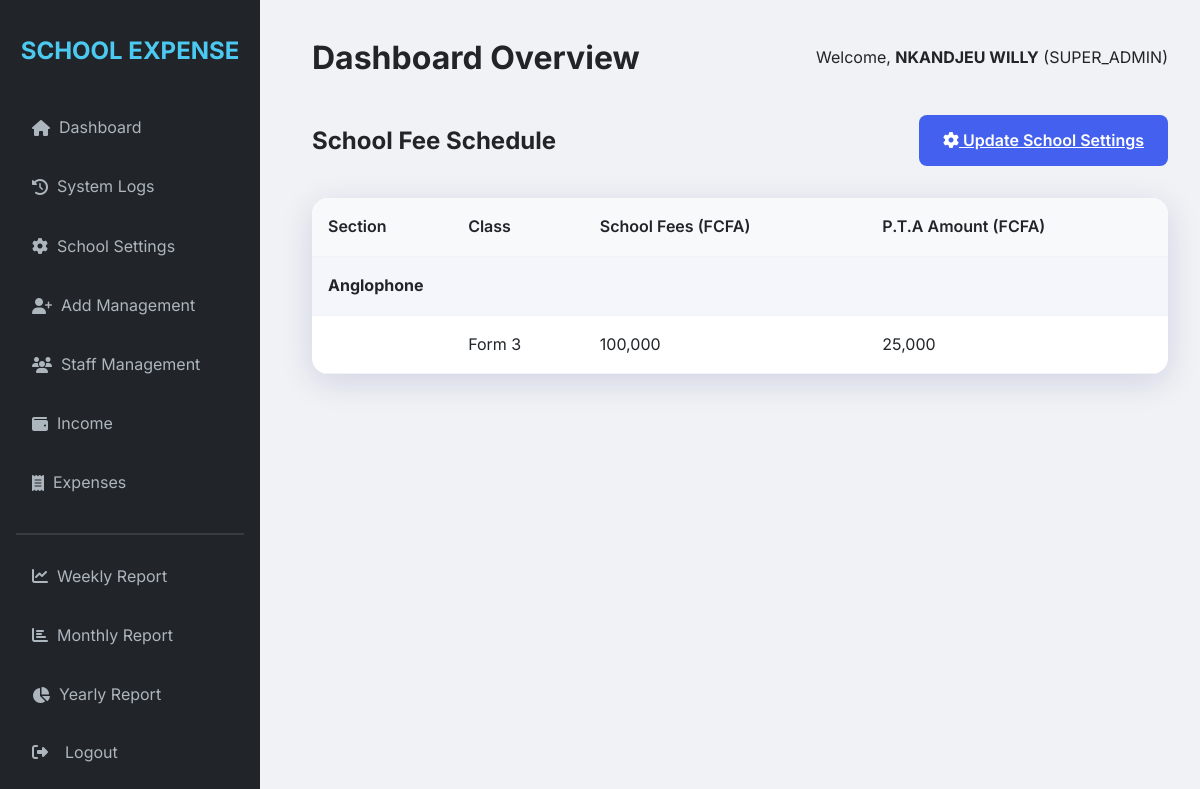
Screenshot of /school/fees (signed in) with the database file from the repository.
### models.py (models this page shows, shortened)
class User(UserMixin, db.Model):
    id = db.Column(db.Integer, primary_key=True)
    username = db.Column(db.String(64), unique=True, nullable=False)
    email = db.Column(db.String(120), unique=True, nullable=False)
    password_hash = db.Column(db.String(512), nullable=False)  # Increased to 512 for scrypt hash
    role = db.Column(db.String(20), nullable=False)  # SUPER_ADMIN, PRINCIPAL, BURSER, ACCOUNTANT, SECRETARY

class SchoolSetting(db.Model):
    id = db.Column(db.Integer, primary_key=True)
    key = db.Column(db.String(100), unique=True, nullable=False)
    value = db.Column(db.Text, nullable=False)

### routes.py (the view)
    @app.route('/school/fees')
    @login_required
    def school_fees():
        if current_user.role != 'SUPER_ADMIN':
            flash('Access Denied', 'danger')
            return redirect(url_for('dashboard'))
        school_fee_amount = float(get_school_setting('fee_amount', '0') or 0)
        school_pta_amount = float(get_school_setting('pta_amount', '0') or 0)
        school_sections = get_school_setting('sections', '')
        school_classes = get_school_setting('classes', '')
        school_section_classes = get_school_setting('section_classes', '')
        school_fee_groups = group_fee_rows_by_section(school_section_classes, school_sections, school_classes, school_fee_amount, school_pta_amount)
        return render_template('school_fees.html', school_fee_groups=school_fee_groups)

### app.py (called while the page is built)
def create_app():
    app = Flask(__name__)
    app.config.from_object(Config)
    app.secret_key = app.config.get('SECRET_KEY')
    if app.config.get('ENV') == 'production' and app.secret_key in (None, '', 'change_this_dev_secret'):
        raise RuntimeError('SECRET_KEY must be set in environment for production deployment')
    CSRFProtect(app)
    db.init_app(app)
    login_manager = LoginManager()
    login_manager.login_view = 'login'
    login_manager.init_app(app)
    @login_manager.user_loader
    def load_user(user_id):
        return User.query.get(int(user_id))
    with app.app_context():
        db.create_all()
        fix_username_column(app)
        ensure_schema_columns(app)
        ensure_default_staff(app)
        ensure_default_school_settings(app)
        ensure_admin_user(app)
    register_routes(app)
    return app

### routes.py (called while the page is built)
def get_school_setting(key, default=None):
    setting = SchoolSetting.query.filter_by(key=key).first()
    return setting.value if setting else default

### templates/school_fees.html
{% extends "base.html" %}
{% block content %}
<div style="display: flex; justify-content: space-between; align-items: center; margin-bottom: 2rem;">
    <h2>School Fee Schedule</h2>
    <a href="{{ url_for('school_settings') }}" class="btn btn-primary"><i class="fas fa-cog"></i> Update School Settings</a>
</div>
<div class="table-container">
    <table>
        <thead>
            <tr>
                <th>Section</th>
                <th>Class</th>
                <th>School Fees (FCFA)</th>
                <th>P.T.A Amount (FCFA)</th>
            </tr>
        </thead>
        <tbody>
            {% if school_fee_groups %}
                {% for group in school_fee_groups %}
                <tr style="background: #f4f6fb; font-weight: 700;">
                    <td colspan="4">{{ group.section or 'General' }}</td>
                </tr>
                {% if group.rows %}
                    {% for row in group.rows %}
                    <tr>
                        <td></td>
                        <td>{{ row.class or '-' }}</td>
                        <td>{{ '{:,.0f}'.format(row.fees) }}</td>
                        <td>{{ '{:,.0f}'.format(row.pta) }}</td>
                    </tr>
                    {% endfor %}
                {% else %}
                    <tr>
                        <td colspan="4" style="padding-left: 1.5rem; color: var(--gray);">No classes defined for this session.</td>
                    </tr>
                {% endif %}
                {% endfor %}
            {% else %}
                <tr>
                    <td colspan="4" style="text-align: center; padding: 1.5rem; color: var(--gray);">No school fee entries found. Please update school settings first.</td>
                </tr>
            {% endif %}
        </tbody>
    </table>
</div>
{% endblock %}

### templates/base.html (shortened to what this page needs)
<!DOCTYPE html>
<html lang="en">
<head>
    <link rel="stylesheet" href="{{ url_for('static', filename='css/style.css') }}">
    <link rel="stylesheet" href="https://cdnjs.cloudflare.com/ajax/libs/font-awesome/6.4.0/css/all.min.css">
</head>
<body>
    {% if current_user.is_authenticated %}
    <div class="app-container">
        <aside class="sidebar">
            <h2>SCHOOL EXPENSE</h2>
            <nav>
                <ul class="nav-links">
                    <li><a href="{{ url_for('dashboard') }}" class="{{ 'active' if request.endpoint == 'dashboard' }}"><i class="fas fa-home"></i> &nbsp; Dashboard</a></li>
                    {% if current_user.role == 'SUPER_ADMIN' %}
                    <li><a href="{{ url_for('view_system_logs') }}" class="{{ 'active' if request.endpoint == 'view_system_logs' }}"><i class="fas fa-history"></i> &nbsp; System Logs</a></li>
                    <li><a href="{{ url_for('school_settings') }}" class="{{ 'active' if request.endpoint == 'school_settings' }}"><i class="fas fa-cog"></i> &nbsp; School Settings</a></li>
                    <li><a href="{{ url_for('add_user') }}" class="{{ 'active' if request.endpoint == 'add_user' }}"><i class="fas fa-user-plus"></i> &nbsp; Add Management</a></li>
                    {% endif %}
                    {% if current_user.role|upper in ['SUPER_ADMIN', 'PRINCIPAL', 'SECRETARY'] %}
                    <li><a href="{{ url_for('view_staff') }}" class="{{ 'active' if 'staff' in request.endpoint }}"><i class="fas fa-users"></i> &nbsp; Staff Management</a></li>
                    {% endif %}
                    <li><a href="{{ url_for('view_income') }}" class="{{ 'active' if 'income' in request.endpoint }}"><i class="fas fa-wallet"></i> &nbsp; Income</a></li>
                    <li><a href="{{ url_for('view_expenses') }}" class="{{ 'active' if 'expenses' in request.endpoint }}"><i class="fas fa-receipt"></i> &nbsp; Expenses</a></li>
                    <hr style="margin: 1rem 0; border: 0.5px solid rgba(255,255,255,0.1)">
                    <li><a href="{{ url_for('view_report', type='weekly') }}"><i class="fas fa-chart-line"></i> &nbsp; Weekly Report</a></li>
                    <li><a href="{{ url_for('view_report', type='monthly') }}"><i class="fas fa-chart-bar"></i> &nbsp; Monthly Report</a></li>
                    <li><a href="{{ url_for('view_report', type='yearly') }}"><i class="fas fa-chart-pie"></i> &nbsp; Yearly Report</a></li>
                    <li style="margin-top: auto;">
                        <form method="post" action="{{ url_for('logout') }}" style="margin: 0; width: 100%;">
                            <button type="submit" class="logout-btn">
                                <i class="fas fa-sign-out-alt"></i> &nbsp; Logout
                            </button>
                        </form>
                    </li>
                </ul>
            </nav>
        </aside>
        <main class="main-content">
            <header style="margin-bottom: 2rem; display: flex; justify-content: space-between; align-items: center;">
                <h1>{{ title if title else 'Dashboard Overview' }}</h1>
                <div class="user-info">
                    <span>Welcome, <strong>{{ current_user.username }}</strong> ({{ current_user.role }})</span>
                </div>
            </header>
            {% block content %}{% endblock %}
        </main>
    </div>
    {% else %}
        {% block login_content %}{% endblock %}
    {% endif %}
</body>
</html>

### static/css/style.css (style rules this page uses)
:root { --primary: #4361ee; --secondary: #3f37c9; --accent: #4895ef; --success: #4cc9f0; --warning: #f72585; --danger: #e63946; --dark: #212529; --light: #f8f9fa; --gray: #6c757d; --glass: rgba(255, 255, 255, 0.9); --shadow: 0 8px 32px 0 rgba(31, 38, 135, 0.15); }
* { margin: 0; padding: 0; box-sizing: border-box; font-family: 'Inter', -apple-system, BlinkMacSystemFont, "Segoe UI", Roboto, sans-serif; }
body { background: #f0f2f5; color: var(--dark); line-height: 1.6; overflow-x: auto; width: 100%; }
.app-container { display: flex; min-height: 100vh; width: 100%; }
.sidebar { width: 260px; background: var(--dark); color: white; padding: 2rem 1rem; position: fixed; height: 100vh; transition: all 0.3s ease; }
.sidebar h2 { font-size: 1.5rem; margin-bottom: 2rem; text-align: center; color: var(--success); font-weight: 700; }
.nav-links { list-style: none; display: flex; flex-direction: column; height: calc(100vh - 120px); }
.nav-links li { margin-bottom: 0.5rem; }
.nav-links a { color: #adb5bd; text-decoration: none; padding: 0.8rem 1rem; display: flex; align-items: center; border-radius: 8px; transition: 0.3s; }
.nav-links button { color: #adb5bd; padding: 0.8rem 1rem; display: flex; align-items: center; border-radius: 8px; transition: 0.3s; width: 100%; background: none; border: none; font-size: 1rem; cursor: pointer; font-family: inherit; }
.logout-btn { color: #adb5bd; padding: 0.8rem 1rem; display: flex; align-items: center; gap: 0.5rem; border-radius: 8px; transition: 0.3s; width: 100%; background: none; border: none; font-size: 1rem; cursor: pointer; font-family: inherit; }
.main-content { flex: 1; margin-left: 280px; padding: 2rem; min-width: 0; width: calc(100% - 280px); }
.btn { padding: 0.8rem 1.5rem; border-radius: 8px; border: none; cursor: pointer; font-weight: 600; transition: 0.3s; display: inline-block; text-align: center; }
.btn-primary { background: var(--primary); color: white; }
.table-container { background: white; border-radius: 16px; overflow: hidden; box-shadow: var(--shadow); margin-top: 1.5rem; }
table { width: 100%; border-collapse: collapse; }
th, td { padding: 1rem; text-align: left; border-bottom: 1px solid #f1f3f5; }
th { background: #f8f9fa; font-weight: 600; }

### rows the page displays
User: username "NKANDJEU WILLY", role "SUPER_ADMIN"
SchoolSetting: value "Anglophone"
SchoolSetting: value "Form 3", fees "100,000", pta "25,000"

### other values shown
{{ title if title else 'Dashboard Overview' }} "Dashboard Overview"
